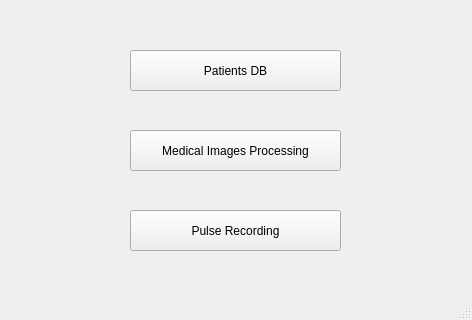
<?xml version="1.0" encoding="UTF-8"?>
<ui version="4.0">
 <class>MainWindow</class>
 <widget class="QMainWindow" name="MainWindow">
  <property name="geometry">
   <rect>
    <x>0</x>
    <y>0</y>
    <width>472</width>
    <height>320</height>
   </rect>
  </property>
  <property name="windowTitle">
   <string>MainWindow</string>
  </property>
  <widget class="QWidget" name="centralwidget">
   <widget class="QPushButton" name="Patients_DB">
    <property name="enabled">
     <bool>true</bool>
    </property>
    <property name="geometry">
     <rect>
      <x>130</x>
      <y>50</y>
      <width>211</width>
      <height>41</height>
     </rect>
    </property>
    <property name="text">
     <string>Patients DB</string>
    </property>
   </widget>
   <widget class="QPushButton" name="Medical_Images_Processing">
    <property name="enabled">
     <bool>true</bool>
    </property>
    <property name="geometry">
     <rect>
      <x>130</x>
      <y>130</y>
      <width>211</width>
      <height>41</height>
     </rect>
    </property>
    <property name="text">
     <string>Medical Images Processing</string>
    </property>
   </widget>
   <widget class="QPushButton" name="Pulse_Recording">
    <property name="enabled">
     <bool>true</bool>
    </property>
    <property name="geometry">
     <rect>
      <x>130</x>
      <y>210</y>
      <width>211</width>
      <height>41</height>
     </rect>
    </property>
    <property name="text">
     <string>Pulse Recording</string>
    </property>
   </widget>
  </widget>
  <widget class="QStatusBar" name="statusbar"/>
 </widget>
 <resources/>
 <connections/>
</ui>
